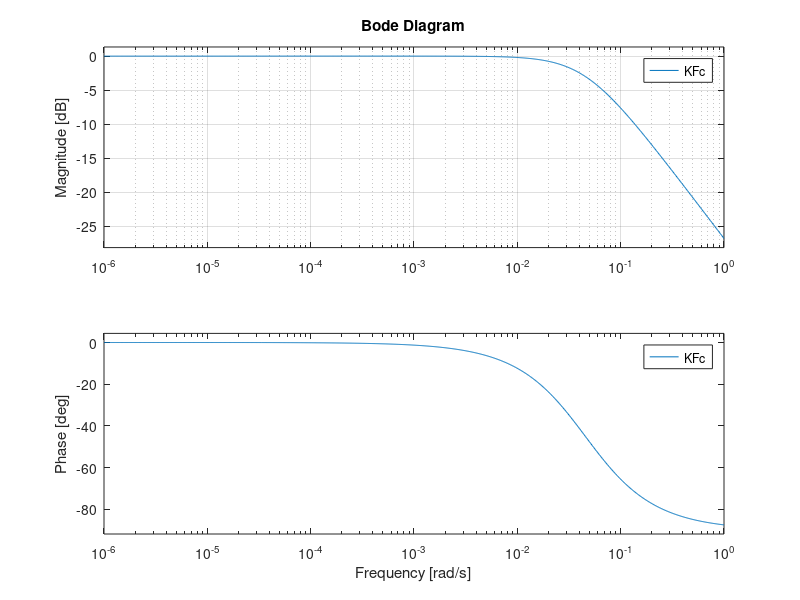
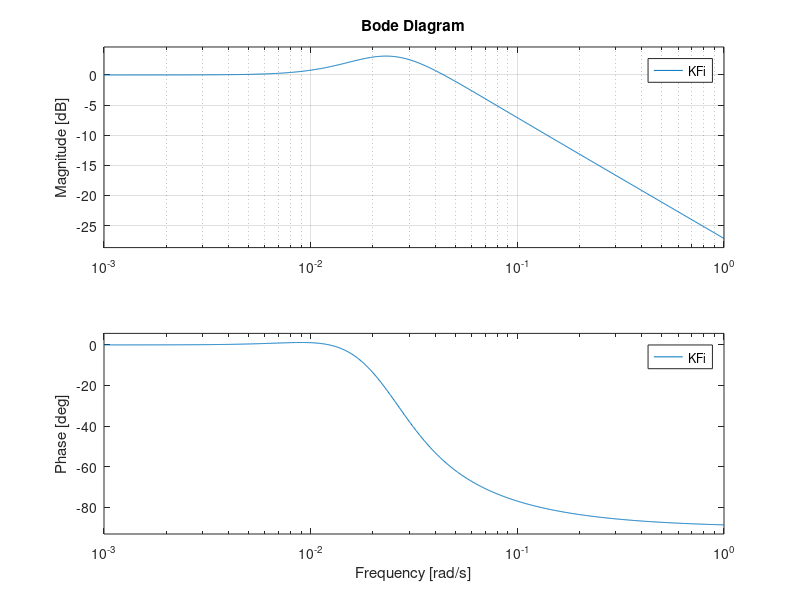

These figures' MATLAB source, in order:
clear
close all

c = 2.99792458e8;
L5 = 1176.45e6;
lam5 = c/L5;

CN0dBHz = -0;
CN0 = 10.^(CN0dBHz/10);
R = 1/CN0;

%% CLOCK -- LPFRS

h0 = 1.5e-22;
h0 = h0*20;     % *20 w/ vibration
h_2 = 8.5e-32;

Sf = h0/2*L5^2;
Sg = 2*pi^2*h_2*L5^2;

Fc = [0 1; 0 0];
Gc = eye(2);
Qc = diag([Sf Sg]);
Hc = [1 0];

sysc = ss(Fc,Gc,Hc,[]);
[KESTc,Lc,Pc] = kalman(sysc,Qc,R,[]);
KFc = [1 0 0]*KESTc;
tf(KFc)
figure(1);
bode(KFc); grid

sig_phase_clk_deg = sqrt(Pc(1,1))*180/pi
sig_phase_clk_cm = sig_phase_clk_deg*25.5/360







%% ACCELEROMETER -- Ellipse2

g = 9.81; % m/s^2

VRW = 0.033; % m/s/sqrt(hr)
Qaw = (VRW/60)^2;  % (m/s^2)^2/Hz

tauab = 500; % sec
sigab = 0.014; % mg
sab = sigab/1000*g; % m/^2 
Qab = 2*tauab*sab^2;

Fi = [0 1 0; 0 0 1; 0 0 -1/tauab];
Gi = [0 0; 1 0; 0 1/tauab];
Qi = diag([Qaw Qab]);
Hi = [1 0 0];

sysi = ss(Fi,Gi,Hi,[]);
[KESTi,Li,Pi] = kalman(sysi,Qi,R,[]);
KFi = [1 0 0 0]*KESTi;
tf(KFi)
figure(2); 
bode(KFi); grid

sig_phase_imu_deg = sqrt(Pi(1,1))*180/pi
sig_phase_imu_cm = sig_phase_imu_deg*lam5/360
